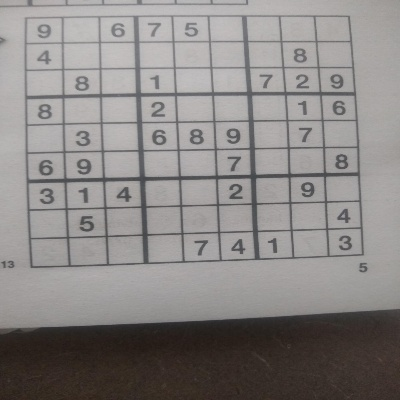
#> input picture sodoku/resize_soduko_2.jpg, 400 x 400 px; its folder holds only this picture in this run
$ python -i extract_soduko.py   (imports and definitions only)   (Python 2 division)   (older library calls are emulated)
#> lines starting #> are read from the running program, lines starting #| are printed output that depends on the picture; after the words box and inside, x2 and y2 are one past the last pixel; in counts of white or black regions, pixels touching at a corner belong together
import cv2
import numpy as np
import torch

# [15 lines left out: function empty_cell, not called in this run]

def process_one(img, global_thresh=False, debug=False):

#> called with global_thresh = False, debug = False
	im = cv2.cvtColor(img, cv2.COLOR_RGB2GRAY)

	# Blur image for smoothness

	kernel = np.ones((7, 7), np.float32) / 25
	dst = cv2.filter2D(im, -1, kernel)
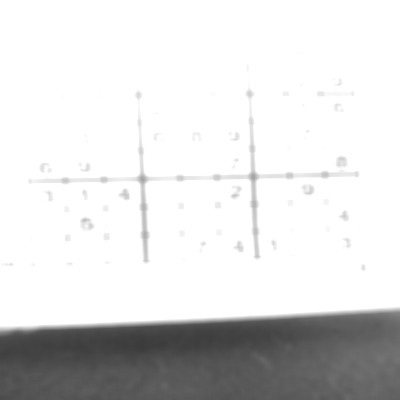
#> dst: shape (400, 400); min 59, max 255, mean 220.3

	if debug:
		cv2.imshow("smoothed", dst)
		cv2.waitKey(0)

	# Binary thresholding and inversion

	if global_thresh:
		ret, thresh1 = cv2.threshold(dst, 127, 255, cv2.THRESH_BINARY)
		thresh1 = 255 - thresh1

	thresh1 = cv2.adaptiveThreshold(dst, 255, cv2.ADAPTIVE_THRESH_MEAN_C, cv2.THRESH_BINARY, 17, 2)
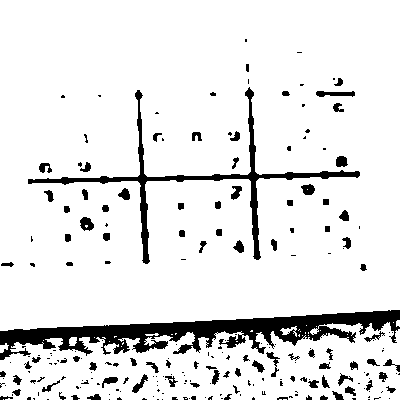
#> thresh1: shape (400, 400); 89.9% white; 232 black regions (142 under 20 px), largest, box (x1, y1, x2, y2) and area: (0, 310, 400, 360) 7686, (28, 87, 360, 264) 3309, (316, 91, 355, 97) 165
	thresh1 = 255 - thresh1

	if debug:
		cv2.imshow("thresholded", thresh1)
		cv2.waitKey(0)


	# Dilate activations

	kernel = np.ones((5,5),np.uint8)
	dilate = cv2.dilate(thresh1, kernel, iterations = 1)
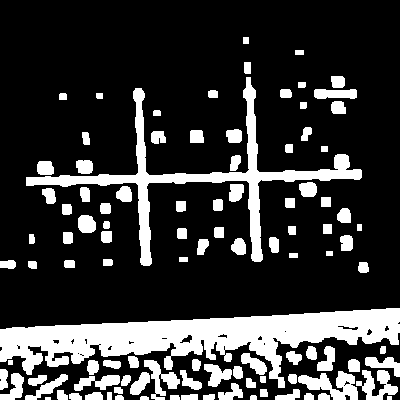
#> dilate: shape (400, 400); 21.6% white; 105 white regions (1 under 20 px), largest, box (x1, y1, x2, y2) and area: (0, 308, 400, 388) 13279, (26, 77, 362, 266) 6587, (298, 371, 358, 400) 915

	if debug:
		cv2.imshow("dilate", cv2.resize(dilate,(300,300)))

	# Extract contours

#> (the run stopped early here; a loop or call above may not have finished)

$ run again, on sodoku/resize_soduko_3.jpg
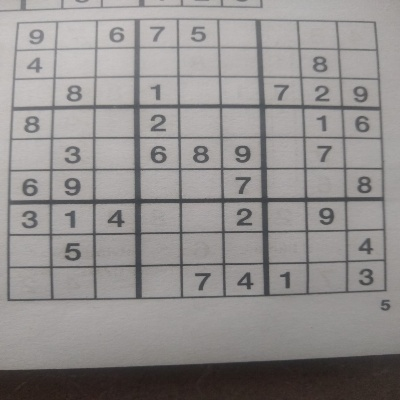
#> input picture sodoku/resize_soduko_3.jpg, 400 x 400 px
#> in process_one, `thresh1 = cv2.adaptiveThreshold(dst, 255, cv2.ADAPTIVE_THRESH_MEAN_C, ..`:
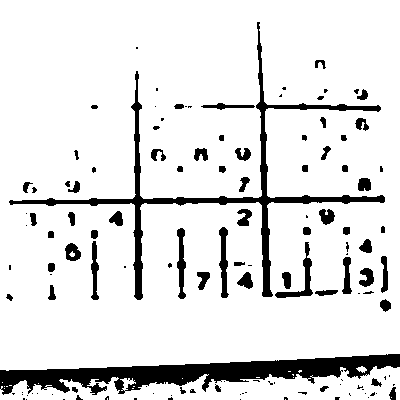
#> thresh1: shape (400, 400); 88.3% white; 128 black regions (65 under 20 px), largest, box (x1, y1, x2, y2) and area: (0, 354, 400, 395) 6989, (9, 22, 385, 300) 5279, (275, 242, 313, 298) 448
#> in process_one, `dilate = cv2.dilate(thresh1, kernel, iterations = 1)`:
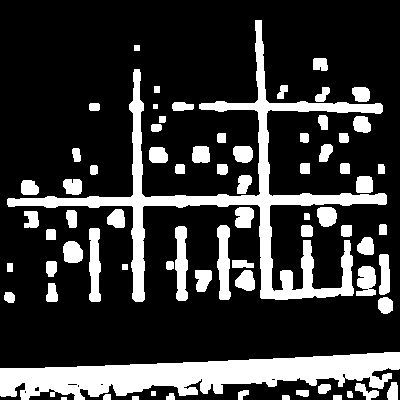
#> dilate: shape (400, 400); 21.9% white; 73 white regions (1 under 20 px), largest, box (x1, y1, x2, y2) and area: (7, 20, 387, 302) 11946, (0, 352, 400, 400) 10503, (217, 225, 231, 300) 784

$ run again, on sodoku/resize_soduko_5.jpg
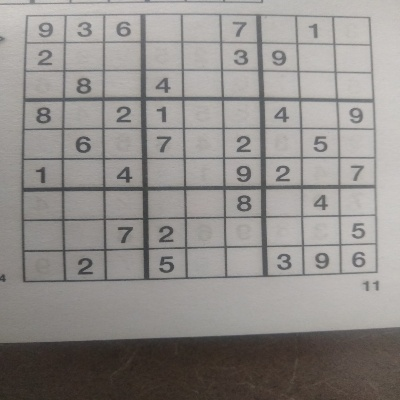
#> input picture sodoku/resize_soduko_5.jpg, 400 x 400 px
#> in process_one, `thresh1 = cv2.adaptiveThreshold(dst, 255, cv2.ADAPTIVE_THRESH_MEAN_C, ..`:
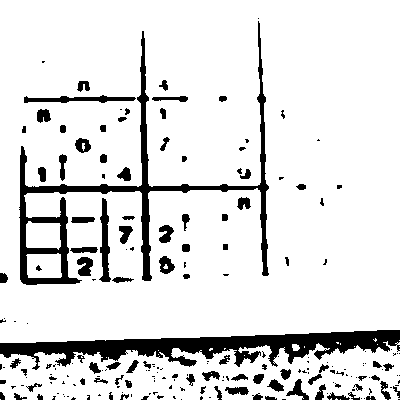
#> thresh1: shape (400, 400); 87.5% white; 206 black regions (114 under 20 px), largest, box (x1, y1, x2, y2) and area: (0, 330, 400, 370) 6794, (19, 21, 269, 285) 5979, (99, 198, 111, 282) 543
#> in process_one, `dilate = cv2.dilate(thresh1, kernel, iterations = 1)`:
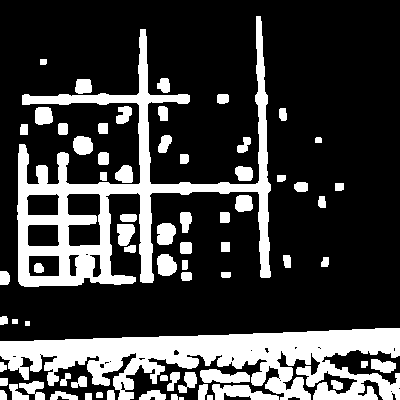
#> dilate: shape (400, 400); 24.6% white; 70 white regions (1 under 20 px), largest, box (x1, y1, x2, y2) and area: (0, 328, 400, 400) 15194, (17, 16, 271, 287) 14561, (212, 384, 279, 400) 634

$ run again, on sodoku/resize_soduko_7.jpg
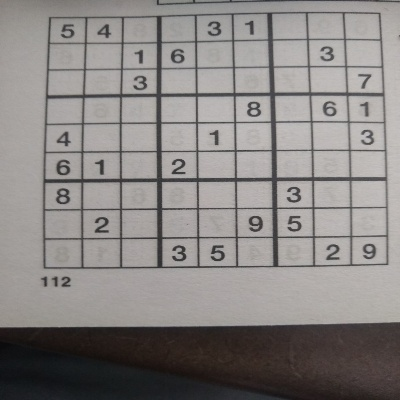
#> input picture sodoku/resize_soduko_7.jpg, 400 x 400 px
#> in process_one, `thresh1 = cv2.adaptiveThreshold(dst, 255, cv2.ADAPTIVE_THRESH_MEAN_C, ..`:
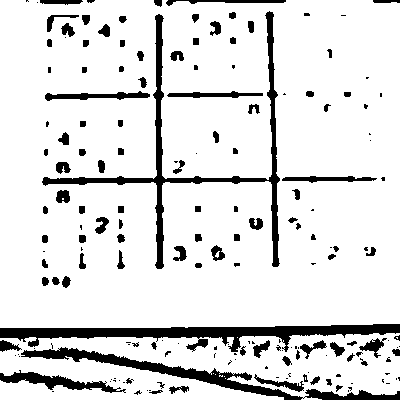
#> thresh1: shape (400, 400); 87.4% white; 181 black regions (82 under 20 px), largest, box (x1, y1, x2, y2) and area: (0, 324, 400, 352) 4300, (42, 11, 280, 269) 4107, (21, 347, 400, 400) 3113
#> in process_one, `dilate = cv2.dilate(thresh1, kernel, iterations = 1)`:
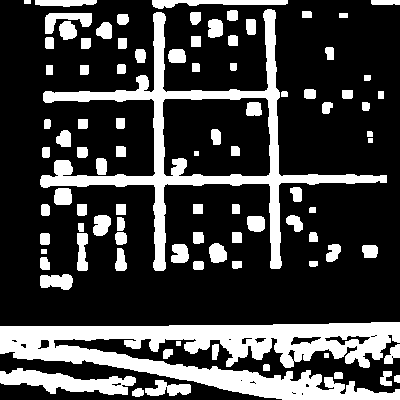
#> dilate: shape (400, 400); 25.4% white; 92 white regions, largest, box (x1, y1, x2, y2) and area: (0, 322, 400, 400) 15591, (40, 9, 387, 271) 10783, (0, 368, 136, 395) 1932
